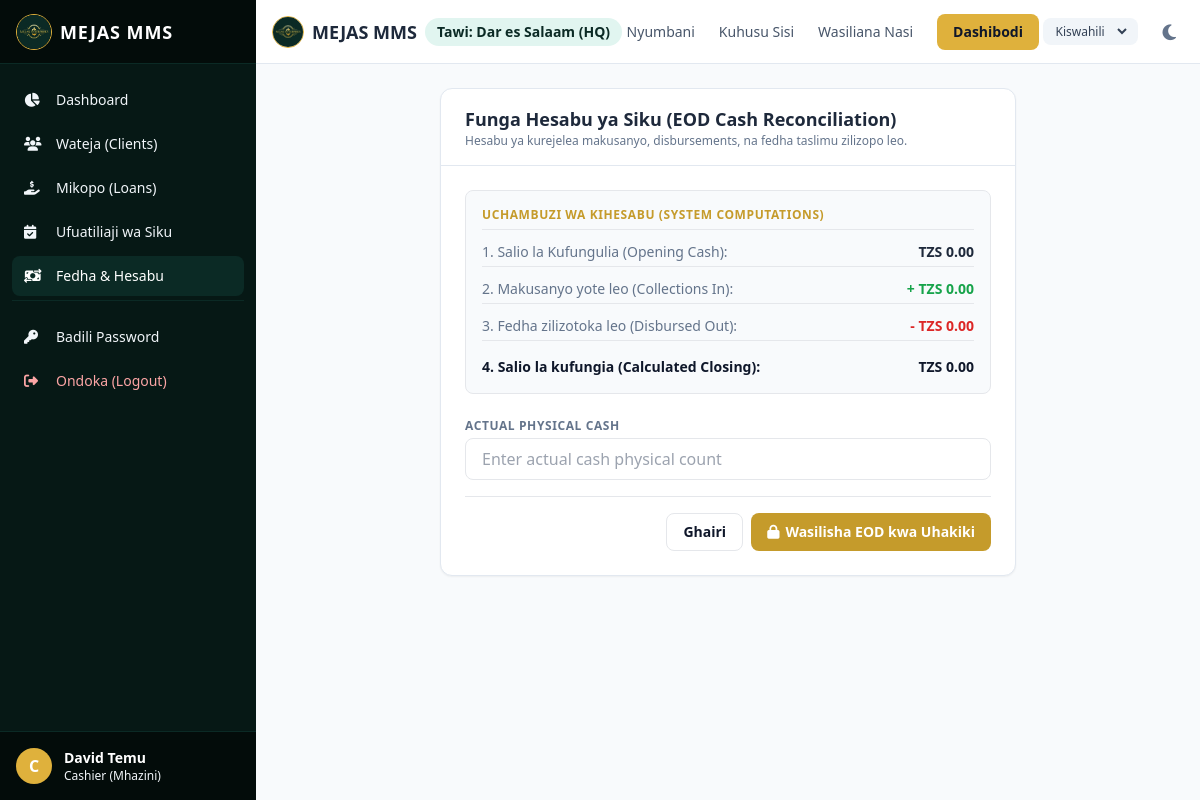
The page /sw/reconciliation/ (signed in) on the database its author committed.
### mms_app/models.py (models this page shows, shortened)
class User(AbstractUser):
    class Role(models.TextChoices):
        CEO = "CEO", _("CEO / Admin")
        ADMIN = "ADMIN", _("Administrator")
        MANAGER = "MANAGER", _("Manager")
        CASHIER = "CASHIER", _("Cashier (Mhazini)")
        OFFICER = "OFFICER", _("Loan Officer")
        CLIENT = "CLIENT", _("Mteja (Client)")
    role = models.CharField(
        _("User Role"),
        max_length=20,
        choices=Role.choices,
        default=Role.CLIENT,
    )
    branch = models.ForeignKey(
        Branch,
        on_delete=models.SET_NULL,
        null=True,
        blank=True,
        related_name="users",
        verbose_name=_("Branch"),
    )
    phone = models.CharField(_("Phone Number"), max_length=20, blank=True, null=True)
    nida = models.CharField(_("NIDA ID Number"), max_length=20, blank=True, null=True)
    photo = models.ImageField(_("Photo"), upload_to="user_photos/", blank=True, null=True)
    class Meta:
        verbose_name = _("User")
        verbose_name_plural = _("Users")

class Branch(models.Model):
    name = models.CharField(_("Branch Name"), max_length=100)
    location = models.CharField(_("Location"), max_length=150, blank=True, null=True)
    created_at = models.DateTimeField(auto_now_add=True)
    class Meta:
        verbose_name = _("Branch")
        verbose_name_plural = _("Branches")

### mms_app/views.py (the view)
# urls.py: path("reconciliation/", views.daily_reconciliation_view, name="daily_reconciliation"),
@login_required
def daily_reconciliation_view(request):
    if request.user.role != User.Role.CASHIER:
        raise Http404(_("Ruhusa imekataliwa."))
    if not request.user.branch:
        messages.error(request, _("Hauna tawi ulilopangiwa! Wasiliana na meneja."))
        return redirect("dashboard")
    today = datetime.date.today()
    branch = request.user.branch
    today_flows = CashFlow.objects.filter(branch=branch, date__date=today)
    total_received = today_flows.filter(flow_type="IN").aggregate(s=Sum("amount"))["s"] or Decimal("0.00")
    total_disbursed = today_flows.filter(flow_type="OUT").aggregate(s=Sum("amount"))["s"] or Decimal("0.00")
    yesterday = today - datetime.timedelta(days=1)
    prev_recon = DailyReconciliation.objects.filter(branch=branch, status="CONFIRMED").order_by("-date").first()
    opening_balance = prev_recon.actual_cash if prev_recon else Decimal("0.00")
    existing_recon = DailyReconciliation.objects.filter(branch=branch, date=today).first()
    if request.method == "POST":
        form = DailyReconciliationForm(request.POST, instance=existing_recon)
        if form.is_valid():
            recon = form.save(commit=False)
            recon.branch = branch
            recon.date = today
            recon.cashier = request.user
            recon.opening_balance = opening_balance
            recon.total_received = total_received
            recon.total_disbursed = total_disbursed
            recon.status = DailyReconciliation.Status.PENDING
            recon.save()
            log_activity(request.user, "DAILY_RECONCILIATION_SUBMITTED", f"Submitted EOD Cash Reconciliation for branch {branch.name}", request)
            messages.success(request, _("Funga hesabu ya siku imewasilishwa kwa meneja kwa ajili ya uhakiki."))
            return redirect("dashboard")
    else:
        form = DailyReconciliationForm(instance=existing_recon)
    return render(request, "cash_flow/daily_reconciliation.html", {
        "form": form,
        "opening_balance": opening_balance,
        "total_received": total_received,
        "total_disbursed": total_disbursed,
        "calculated_closing": opening_balance + total_received - total_disbursed,
        "existing_recon": existing_recon
    })

### mms_app/forms.py
class DailyReconciliationForm(forms.ModelForm):
    class Meta:
        model = DailyReconciliation
        fields = ["actual_cash"]
        widgets = {
            "actual_cash": forms.NumberInput(attrs={"class": "w-full px-4 py-2 border rounded-lg bg-white text-gray-900 dark:bg-gray-700 dark:text-white dark:border-gray-600", "placeholder": _("Enter actual cash physical count")}),
        }

### templates/cash_flow/daily_reconciliation.html (shortened to what this page needs)
{% extends 'base.html' %}
{% load i18n l10n %}
{% block content %}
<div class="max-w-xl mx-auto bg-white dark:bg-slate-800 rounded-xl border border-slate-200 dark:border-slate-700 shadow-sm overflow-hidden">
    <div class="px-6 py-4 border-b border-slate-200 dark:border-slate-700">
        <h3 class="font-bold text-lg text-slate-800 dark:text-white">{% translate "Funga Hesabu ya Siku (EOD Cash Reconciliation)" %}</h3>
        <p class="text-xs text-slate-500">{% translate "Hesabu ya kurejelea makusanyo, disbursements, na fedha taslimu zilizopo leo." %}</p>
    </div>
    <div class="p-6 space-y-6">
        <div class="bg-slate-50 dark:bg-slate-750 p-4 border rounded-lg space-y-3 text-sm">
            <h4 class="font-bold text-brand-600 uppercase text-xs tracking-wider border-b pb-1.5">{% translate "Uchambuzi wa Kihesabu (System Computations)" %}</h4>
            <div class="flex justify-between border-b pb-1">
                <span class="text-slate-500">{% translate "1. Salio la Kufungulia (Opening Cash):" %}</span>
                <span class="font-semibold text-slate-800 dark:text-white">TZS {{ opening_balance|localize }}</span>
            </div>
            <div class="flex justify-between border-b pb-1">
                <span class="text-slate-500 text-green-600">{% translate "2. Makusanyo yote leo (Collections In):" %}</span>
                <span class="font-semibold text-green-600">+ TZS {{ total_received|localize }}</span>
            </div>
            <div class="flex justify-between border-b pb-1">
                <span class="text-slate-500 text-red-600">{% translate "3. Fedha zilizotoka leo (Disbursed Out):" %}</span>
                <span class="font-semibold text-red-600">- TZS {{ total_disbursed|localize }}</span>
            </div>
            <div class="flex justify-between pt-1 font-bold">
                <span>{% translate "4. Salio la kufungia (Calculated Closing):" %}</span>
                <span class="text-slate-900 dark:text-white">TZS {{ calculated_closing|localize }}</span>
            </div>
        </div>
        <form method="post" class="space-y-4">
            {% for field in form %}
            <div>
                <label for="{{ field.id_for_label }}" class="block text-xs font-semibold text-slate-500 uppercase tracking-wider mb-1">
                    {{ field.label }}
                </label>
                {{ field }}
            </div>
            {% endfor %}
            <div class="pt-4 flex justify-end gap-2 border-t">
                <a href="{% url 'dashboard' %}" class="px-4 py-2 border rounded-lg text-sm font-semibold hover:bg-slate-100 transition">
                    {% translate "Ghairi" %}
                </a>
                <button type="submit" class="px-4 py-2 bg-brand-600 hover:bg-brand-700 text-white font-bold rounded-lg text-sm transition">
                    <i class="fa-solid fa-lock mr-1.5"></i>{% translate "Wasilisha EOD kwa Uhakiki" %}
                </button>
            </div>
        </form>
    </div>
</div>
{% endblock %}

### templates/base.html (shortened to what this page needs)
{% load i18n static %}
<!DOCTYPE html>
<html lang="{{ LANGUAGE_CODE }}" class="h-full">
<head>
    <script src="https://cdn.tailwindcss.com"></script>
    <link rel="stylesheet" href="https://cdnjs.cloudflare.com/ajax/libs/font-awesome/6.4.0/css/all.min.css">
</head>
<body class="h-full bg-slate-50 text-slate-900 dark:bg-slate-900 dark:text-slate-100 transition-colors duration-200 flex flex-col">
    <div class="flex h-screen overflow-hidden">
        {% if user.is_authenticated %}
        <aside id="sidebar" class="no-print hidden md:flex flex-col w-64 bg-brand-900 text-slate-100 dark:bg-slate-950 flex-shrink-0 z-20">
            <div class="h-16 flex items-center justify-between px-4 bg-brand-950 border-b border-brand-800 dark:border-slate-800">
                <a href="{% url 'dashboard' %}" class="flex items-center gap-2">
                    <img src="{% static 'logo.png' %}" class="h-9 w-9 rounded-full object-cover border border-brand-500" alt="logo">
                    <span class="font-bold text-lg tracking-wider text-white">MEJAS MMS</span>
                </a>
            </div>
            <nav class="flex-1 px-3 py-4 space-y-1 overflow-y-auto">
                <a href="{% url 'dashboard' %}" class="flex items-center gap-3 px-3 py-2.5 rounded-lg text-sm font-medium hover:bg-brand-800 transition-colors ">
                    <i class="fa-solid fa-chart-pie w-5"></i>
                    <span>{% translate "Dashboard" %}</span>
                </a>
                {% if user.role != 'CLIENT' %}
                <a href="{% url 'client_list' %}" class="flex items-center gap-3 px-3 py-2.5 rounded-lg text-sm font-medium hover:bg-brand-800 transition-colors ">
                    <i class="fa-solid fa-users w-5"></i>
                    <span>{% translate "Wateja (Clients)" %}</span>
                </a>
                {% endif %}
                <a href="{% url 'loan_list' %}" class="flex items-center gap-3 px-3 py-2.5 rounded-lg text-sm font-medium hover:bg-brand-800 transition-colors ">
                    <i class="fa-solid fa-hand-holding-dollar w-5"></i>
                    <span>{% translate "Mikopo (Loans)" %}</span>
                </a>
                {% if user.role != 'CLIENT' %}
                <a href="{% url 'daily_repayment_tracking' %}" class="flex items-center gap-3 px-3 py-2.5 rounded-lg text-sm font-medium hover:bg-brand-800 transition-colors ">
                    <i class="fa-solid fa-calendar-check w-5"></i>
                    <span>{% translate "Ufuatiliaji wa Siku" %}</span>
                </a>
                {% endif %}
                {% if user.role in 'CEO,MANAGER,CASHIER' %}
                <a href="{% url 'cash_flow_list' %}" class="flex items-center gap-3 px-3 py-2.5 rounded-lg text-sm font-medium hover:bg-brand-800 transition-colors {% if 'cash_flow' in request.resolver_match.url_name or 'reconciliation' in request.resolver_match.url_name %}bg-brand-800 text-white{% endif %}">
                    <i class="fa-solid fa-money-bill-transfer w-5"></i>
                    <span>{% translate "Fedha & Hesabu" %}</span>
                </a>
                {% endif %}
                <div class="pt-4 mt-4 border-t border-brand-800 dark:border-slate-800">
                    <a href="{% url 'password_change' %}" class="flex items-center gap-3 px-3 py-2.5 rounded-lg text-sm font-medium hover:bg-brand-800 transition-colors ">
                        <i class="fa-solid fa-key w-5"></i>
                        <span>{% translate "Badili Password" %}</span>
                    </a>
                    <a href="{% url 'logout' %}" class="flex items-center gap-3 px-3 py-2.5 rounded-lg text-sm font-medium text-red-300 hover:bg-red-950 transition-colors mt-1">
                        <i class="fa-solid fa-right-from-bracket w-5"></i>
                        <span>{% translate "Ondoka (Logout)" %}</span>
                    </a>
                </div>
            </nav>
            <div class="p-4 bg-brand-950 border-t border-brand-800 dark:border-slate-800 flex items-center gap-3">
                {% if user.photo %}
                    <img src="{{ user.photo.url }}" class="h-9 w-9 rounded-full object-cover border border-brand-500" alt="avatar">
                {% else %}
                    <div class="h-9 w-9 rounded-full bg-brand-500 flex items-center justify-center text-white font-bold">
                        {{ user.username|slice:":1"|upper }}
                    </div>
                {% endif %}
                <div class="truncate">
                    <p class="text-sm font-semibold text-white truncate">{{ user.get_full_name|default:user.username }}</p>
                    <p class="text-xs text-brand-300 truncate">{{ user.get_role_display }}</p>
                </div>
            </div>
        </aside>
        {% endif %}
        <div class="flex-1 flex flex-col overflow-hidden min-w-0">
            <header class="no-print h-16 bg-white dark:bg-slate-900 border-b border-slate-200 dark:border-slate-800 flex items-center justify-between px-4 z-10 flex-shrink-0">
                <div class="flex items-center gap-3">
                    <div class="flex items-center gap-2">
                        <a href="/" class="flex items-center gap-2">
                            <img src="{% static 'logo.png' %}" class="h-8 w-8 rounded-full object-cover border border-brand-500" alt="logo">
                            <h1 class="text-lg font-bold text-slate-800 dark:text-white">MEJAS MMS</h1>
                        </a>
                        {% if user.is_authenticated %}
                        <span class="hidden md:inline-block text-sm font-semibold bg-brand-100 text-brand-800 dark:bg-slate-800 dark:text-brand-200 px-3 py-1 rounded-full">
                            {% if user.branch %}Tawi: {{ user.branch.name }}{% else %}HQ / Makao Makuu{% endif %}
                        </span>
                        {% endif %}
                    </div>
                </div>
                <div class="hidden md:flex items-center gap-6 text-sm font-medium">
                    <a href="{% url 'home' %}" class="text-slate-600 hover:text-brand-500 dark:text-slate-300 dark:hover:text-brand-500 transition-colors">{% translate "Nyumbani" %}</a>
                    <a href="{% url 'about' %}" class="text-slate-600 hover:text-brand-500 dark:text-slate-300 dark:hover:text-brand-500 transition-colors">{% translate "Kuhusu Sisi" %}</a>
                    <a href="{% url 'contact' %}" class="text-slate-600 hover:text-brand-500 dark:text-slate-300 dark:hover:text-brand-500 transition-colors">{% translate "Wasiliana Nasi" %}</a>
                    {% if user.is_authenticated %}
                        <a href="{% url 'dashboard' %}" class="bg-brand-500 hover:bg-brand-600 text-slate-900 px-4 py-2 rounded-lg transition-colors font-semibold">{% translate "Dashibodi" %}</a>
                    {% else %}
                        <a href="{% url 'login' %}" class="bg-brand-500 hover:bg-brand-600 text-slate-900 px-4 py-2 rounded-lg transition-colors font-semibold">{% translate "Ingia" %}</a>
                    {% endif %}
                </div>
                <div class="flex items-center gap-4">
                    <form action="/i18n/setlang/" method="post" class="inline-flex items-center bg-slate-100 dark:bg-slate-800 rounded-lg px-2 py-1 text-xs">
                        <select name="language" onchange="this.form.submit()" class="bg-transparent text-slate-700 dark:text-slate-200 border-none outline-none focus:ring-0 font-medium">
                            {% get_current_language as CURRENT_LANG %}
                            {% get_available_languages as ALL_LANGS %}
                            {% for lang in ALL_LANGS %}
                                <option value="{{ lang.0 }}" {% if lang.0 == CURRENT_LANG %}selected{% endif %}>
                                    {{ lang.1 }}
                                </option>
                            {% endfor %}
                        </select>
                    </form>
                    <button id="theme-toggle" type="button" class="text-slate-500 dark:text-slate-400 hover:bg-slate-100 dark:hover:bg-slate-800 focus:outline-none focus:ring-4 focus:ring-slate-200 dark:focus:ring-slate-700 rounded-lg text-sm p-2">
                        <i id="theme-toggle-dark-icon" class="hidden fa-solid fa-moon text-lg"></i>
                    </button>
                </div>
            </header>
            <main class="flex-1 overflow-y-auto p-4 md:p-6 bg-slate-50 dark:bg-slate-900 print-full">
                {% block content %}{% endblock %}
            </main>
        </div>
    </div>
</body>
</html>

### rows shown on the page
User: username "C", get_full_name "David Temu", role "Cashier (Mhazini)", branch.name "Dar es Salaam (HQ)"

### other values the page prints
{{ opening_balance|localize }} "0.00"
{{ total_received|localize }} "0.00"
{{ total_disbursed|localize }} "0.00"
{{ calculated_closing|localize }} "0.00"
{{ field.label }} "ACTUAL PHYSICAL CASH"
form field language "Kiswahili"
